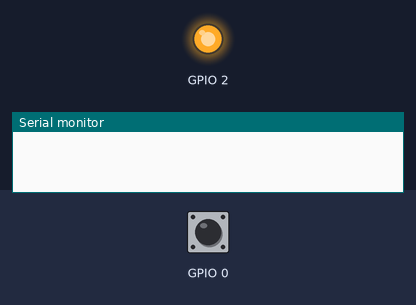
This program was run on a simulated ESP32. Shown: output pins drawn as LEDs (lit = HIGH), the last lines printed to the serial monitor. The inputs (shaded band) are chosen by the test bench; at power-on: GPIO 0 HIGH.

Above: at 2.8 s.
2.9 s: GPIO 0 pulled LOW for 1.2 s
At 5.9 s:
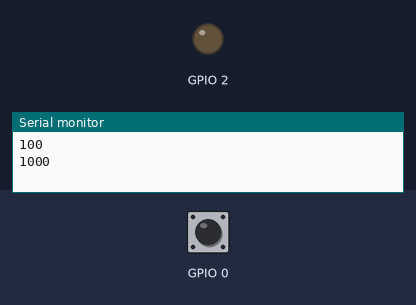
Timing chart, 0 to 12.4 s (numbered marks = the images above; inputs shaded):
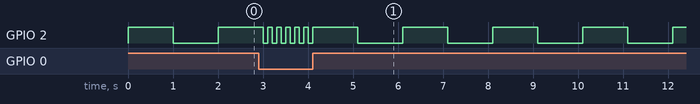

The program:

main.cpp
```cpp
/*
 *  Project 01-blink_01 - file: main.cpp
 *      Blinks a LED changing blink frequency by pushing a key
 *      Key connected to ground, so program must add pullup resistor
 *      Prints delay in milliseconds
 *      Austral 2023 - Electronica Digital - EAM
 */

#include <Arduino.h>

#define LONG_DELAY  1000
#define SHORT_DELAY 100

/*
 *  values defined in platformio.ini
 *      LED for GPIO where is connected led
 *      PUSH for GPIO where is connected tact switch
 *      BAUD communication speed for Serial object
 */

int old_val = 0;    //  variable to remember present delay

void
setup(void)
{
    pinMode(LED,OUTPUT);            // GPIO 'LED' as OUTPUT
    pinMode(PUSH,INPUT_PULLUP);     // GPIO 'PUSH' as INPUT connecting internally a pullup resistor
    digitalWrite(LED,LOW);          // Write on 'LED' a LOW (0 volt) to unlit led
    Serial.begin(BAUD);             // Initialize Serial object with BAUD number
    old_val = LONG_DELAY;           // Set new value LONG_DELAY to old_val
}

void
loop(void)
{
#if 1       // High level programming way. Change to '#if 0' to use alternate code, save and compile

    int delay_val, led_now;

    led_now = digitalRead(LED);                 //  LED state now !!
    digitalWrite(LED,!led_now);                 //  Change to other state

    if( digitalRead(PUSH) == HIGH )             //  Is key opened
        delay_val = LONG_DELAY;                 //  Yes, select long delay
    else
        delay_val = SHORT_DELAY;                //  No, key is closed, select short delay

    if( delay_val != old_val )
        Serial.println(old_val = delay_val);    //  Print only on delay change

    delay(delay_val);

#else   // Efficient programming way

    int delay_val;

    digitalWrite(LED, !digitalRead(LED));       //  Change state of LED
    delay_val = digitalRead(PUSH) == HIGH ? LONG_DELAY: SHORT_DELAY;    // Select short delay iff key closed
    if( delay_val != old_val )
        Serial.println(old_val = delay_val);    // Print only on delay change
    delay(delay_val);                           // do delay selected

#endif
}
```
